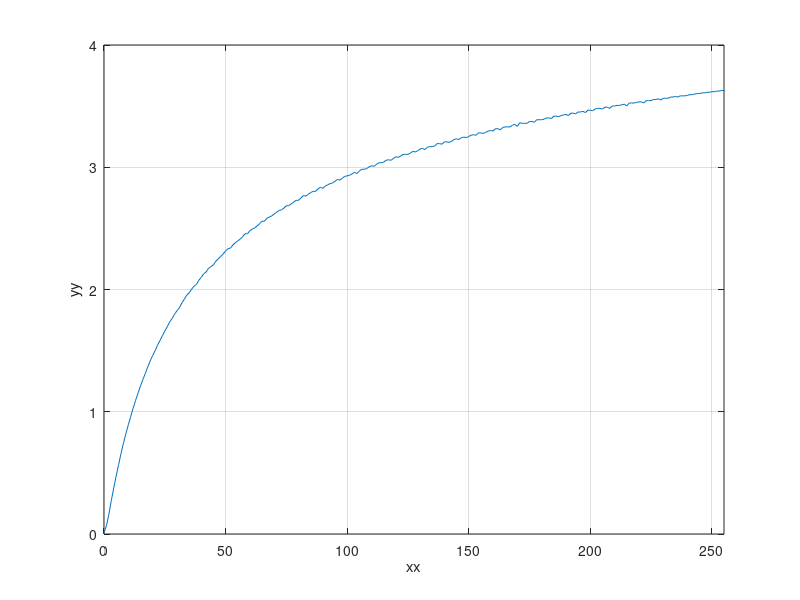

Recreate this plot in MATLAB.
data = dlmread("steadystate.csv", ",");

plot(data(:,1), data(:,3));
#xlabel("PWM value (0--255)");
#ylabel("Voltage at \\texttt{A0} (\\si{\\volt})");
xlabel("xx");
ylabel("yy");
axis([0, 255]);
grid on
#set(gcf, "paperposition", [0 0 8.00000 6.00000]);
#set(gcf, "papersize", [8 6]);
#get(gcf);
#get(gca)
##set(gca,'LooseInset',get(gca,'TightInset'));
#set(gca, 'LooseInset', [0.01, 0.07, 0.01, 0.01]);
print("steady_state", "-deps2", "-tight");
